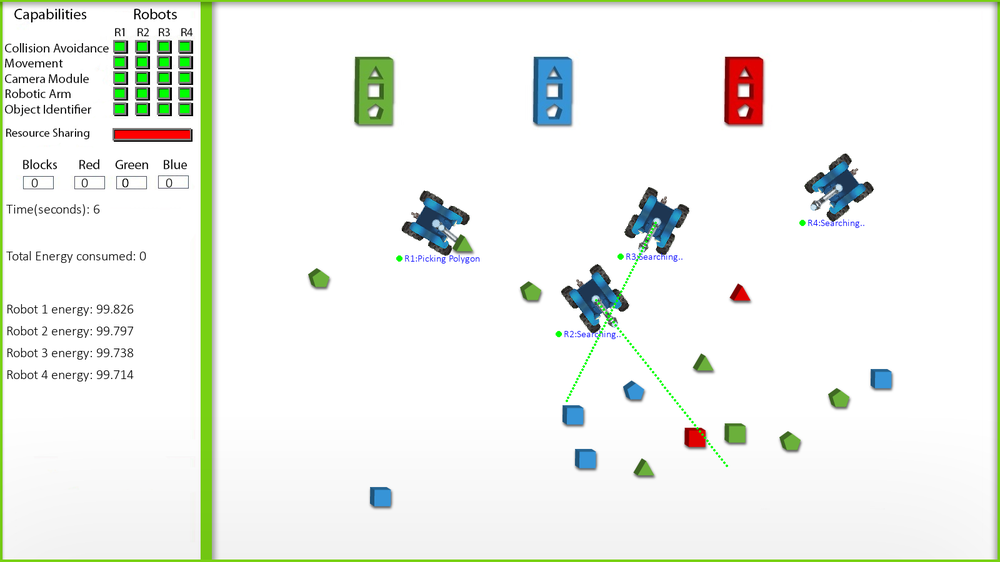
#> input picture UI.png, 1000 x 562 px, shrunk from 1600 x 900 before the run
$ python -i test.py   (imports and definitions only)
#> lines starting #> are read from the running program, lines starting #| are printed output that depends on the picture
import matplotlib.pyplot as plt
import matplotlib.animation as animation
from matplotlib import style
# [1 line not run here, left out]

fig, axs = plt.subplots(2,2)

def animate(i):
    graph_data1 = open('Graphs\R1.txt','r').read()
    graph_data2 = open('Graphs\R2.txt', 'r').read()
    graph_data3 = open('Graphs\R3.txt', 'r').read()
    graph_data4 = open('Graphs\R4.txt', 'r').read()
    lines1 = graph_data1.split('\n')
    lines2 = graph_data2.split('\n')
    lines3 = graph_data3.split('\n')
    lines4 = graph_data4.split('\n')
    xs1 = []
    xs2 = []
    xs3 = []
    xs4 = []
    ys1 = []
    ys2 = []
    ys3 = []
    ys4 = []

    for line1, line2, line3, line4 in zip(lines1, lines2, lines3, lines4):
        if len(line1) > 1:
            x, y = line1.split(',')
            xs1.append(float(x))
            ys1.append(float(y))
        if len(line2) > 1:
            x, y = line2.split(',')
            xs2.append(float(x))
            ys2.append(float(y))
        if len(line3) > 1:
            x, y = line3.split(',')
            xs3.append(float(x))
            ys3.append(float(y))
        if len(line4) > 1:
            x, y = line4.split(',')
            xs4.append(float(x))
            ys4.append(float(y))

    axs[0, 0].clear()
    axs[0, 0].plot(xs1, ys1)
    axs[0, 0].set_title('Robot 1')
    axs[0, 0].set(xlabel='Iterations',ylabel='Energy')
    axs[1, 0].clear()
    axs[1, 0].plot(xs2, ys2)
    axs[1, 0].set_title('Robot 2')
    axs[1, 0].set(xlabel='Iterations', ylabel='Energy')
    axs[0, 1].clear()
    axs[0, 1].plot(xs3, ys3)
    axs[0, 1].set_title('Robot 3')
    axs[0, 1].set(xlabel='Iterations', ylabel='Energy')
    axs[1, 1].clear()
    axs[1, 1].plot(xs4, ys4)
    axs[1, 1].set_title('Robot 4')
    axs[1, 1].set(xlabel='Iterations', ylabel='Energy')


ani = animation.FuncAnimation(fig, animate, interval=1)
# [2 lines not run here, left out]

>>> import cv2
>>> picture = cv2.imread('UI.png', cv2.IMREAD_GRAYSCALE)
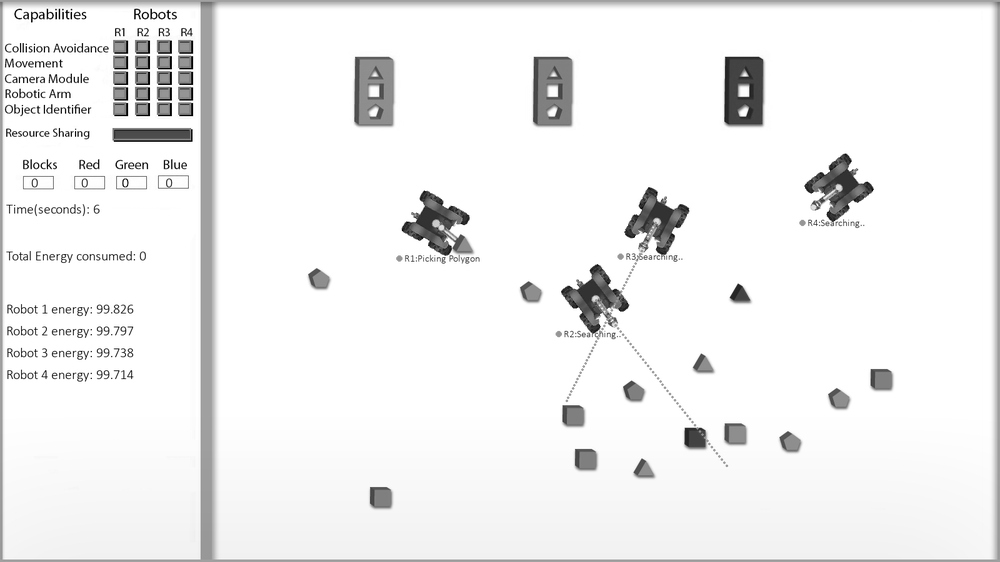
#> picture: shape (562, 1000); min 0, max 255, mean 240.3
>>> result = animate(picture)
#> (reads Graphs/R1.txt from the repository)
#> (reads Graphs/R2.txt from the repository)
#> (reads Graphs/R3.txt from the repository)
#> (reads Graphs/R4.txt from the repository)
